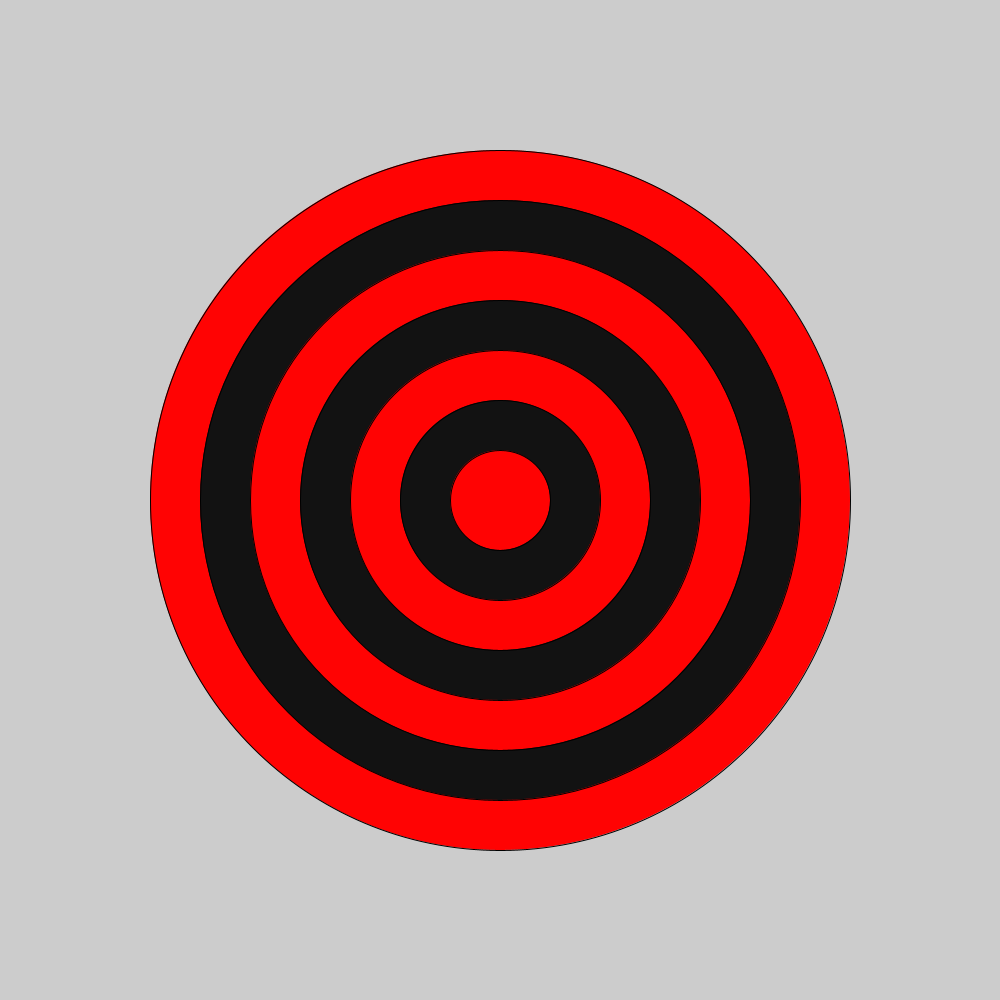
Frame 1 (no input)
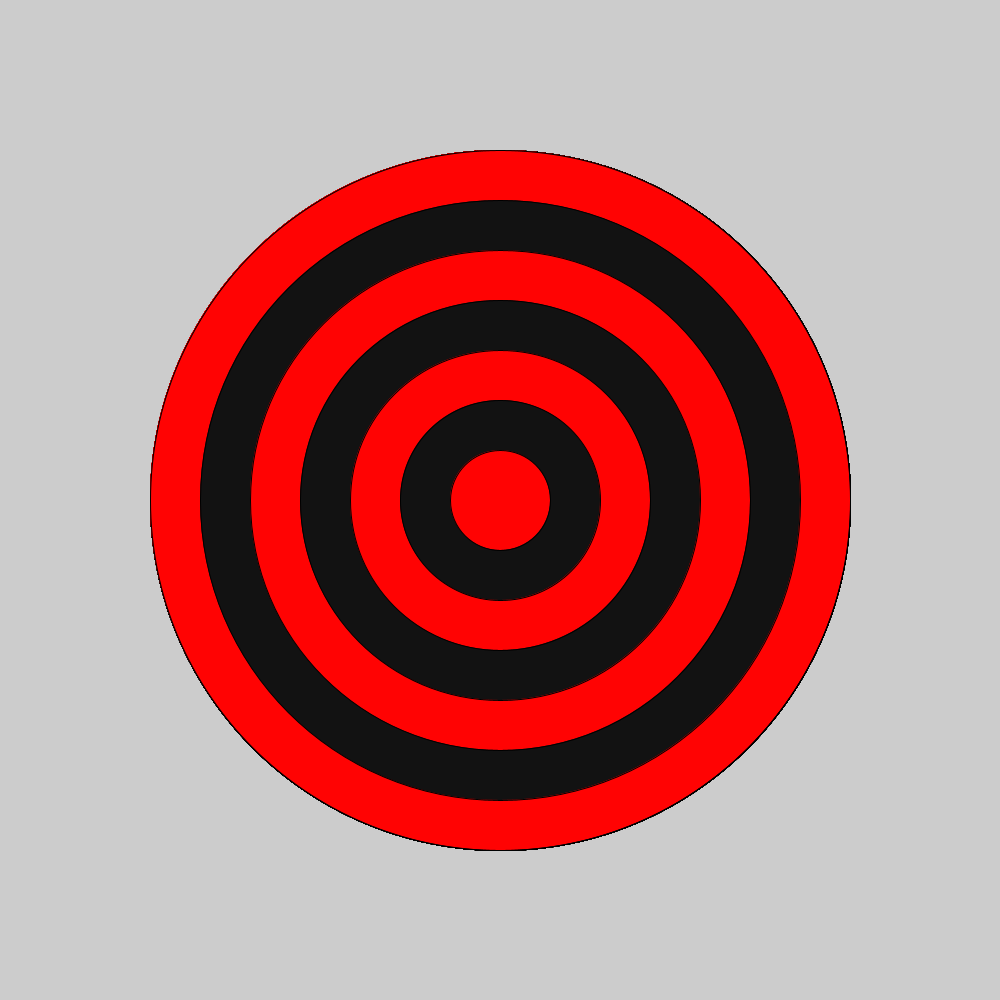
Frame 60 (the mouse pressed at the canvas centre just before this capture)
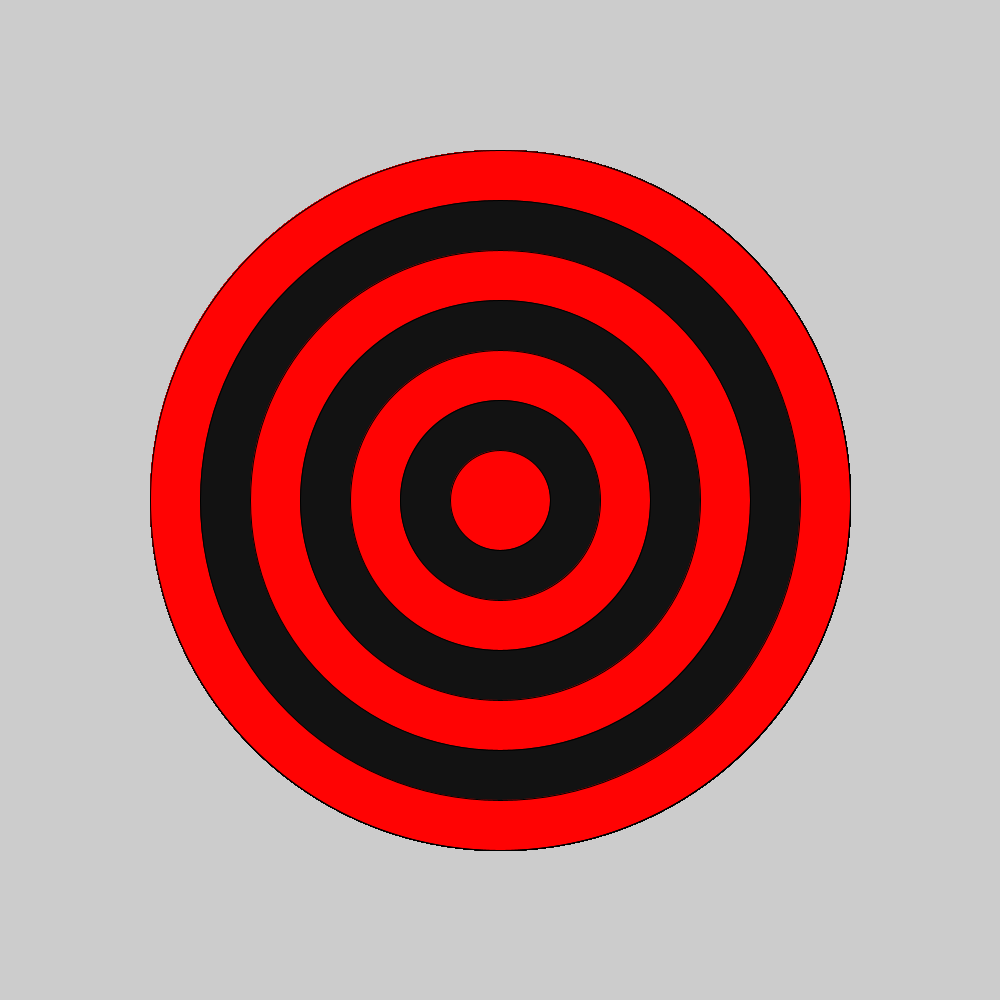
Frame 120 (the mouse held since frame 60 and released just before this capture)

The Processing sketch that drew these frames (run headless with seeded random() and noise(); from frame 60 on, the mouse is pressed at the canvas centre):

// Processing sketch: bullseye_html
// ── bullseye_html.pde

void setup() {
  size(1000, 1000);
  // set the size of your sketch
}
void draw() {
  for (int i=0; i<8; i++) {
    //Starting with the largest ellipse, use a for loop to draw a bullseye with ellipses.
    //Use an if statement and modulo to alternate the color of your rings.

    if (i % 2 == 0) {
      fill(#FF0303);

      ellipse(500, 500, 700-(i*100), 700-(i*100));
    }

    if (i % 2 == 1) {
      fill(#121212);

      ellipse(500, 500, 700-(i*100), 700-(i*100));
    }
  }
}
